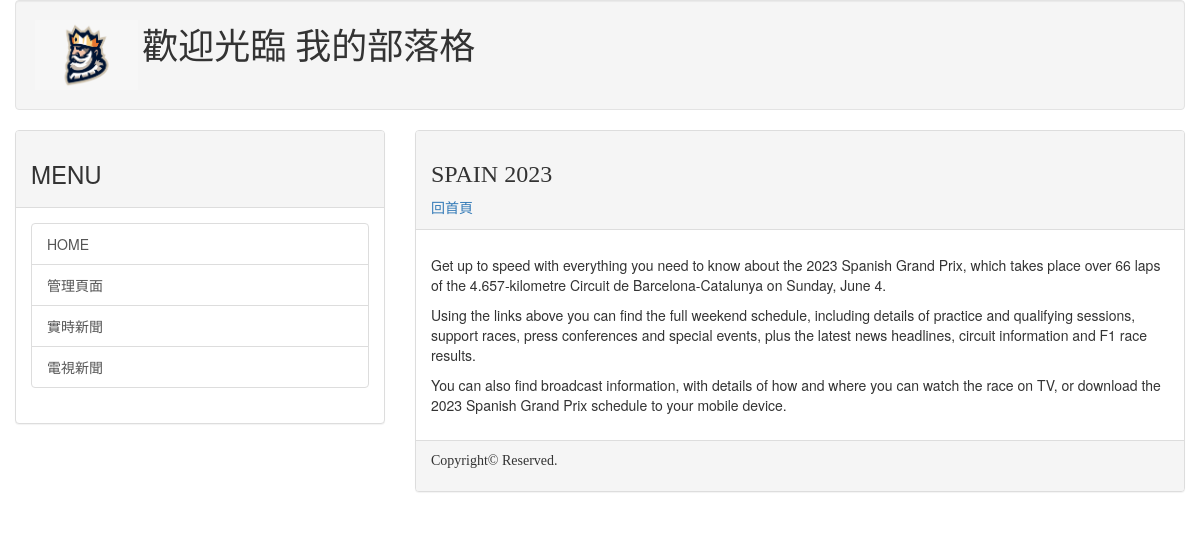
The page /post/SPAIN/ on the database as committed earlier.
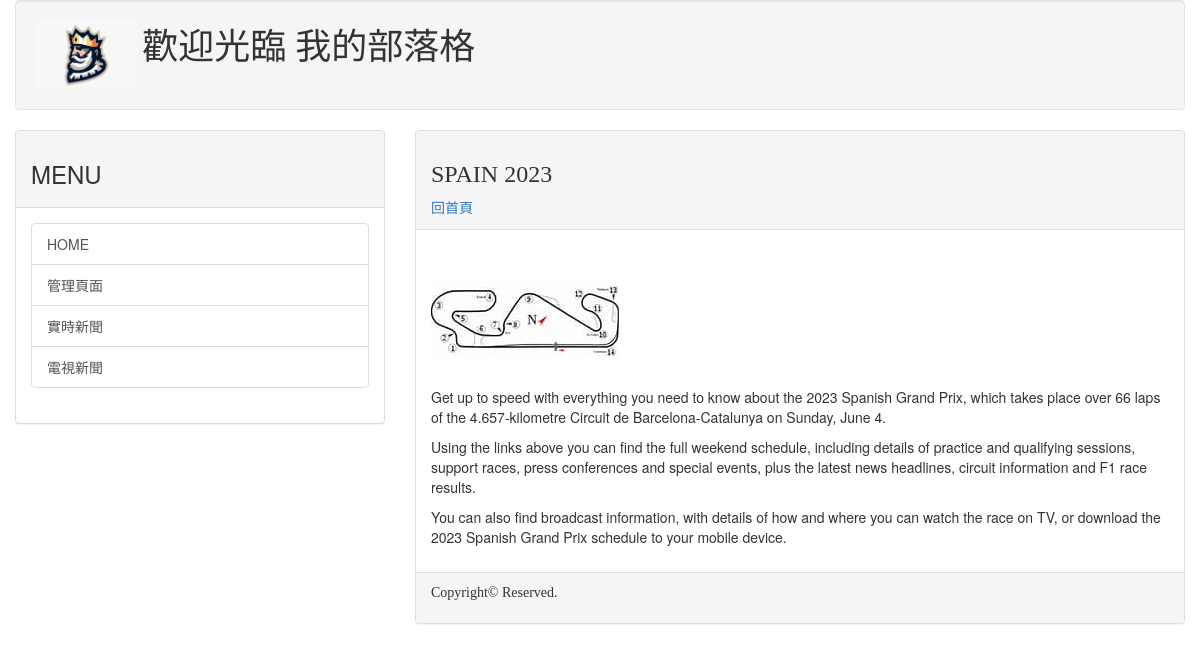
The same page on the database as committed later.
### mainsite/models.py (models this page shows, shortened)
class Post(models.Model):
    title = models.CharField(max_length=200)
    slug = models.CharField(max_length=200)
    body = models.TextField()
    pub_date = models.DateTimeField(default=timezone.now)
    class Meta:
        ordering = ( '-pub_date',)

### mainsite/views.py (the view)
# urls.py: path('post/<slug:slug>/', showpost),
def showpost(request, slug):
    template = get_template('post.html')
    try:
        post = Post.objects.get(slug=slug)
        if post != None:
            html = template.render(locals())
        return HttpResponse(html)
    except:
        return redirect('/')

### templates/post.html (shortened to what this page needs)
{% extends 'base.html' %}
{% load markdown_deux_tags %}
{% block headmessage %}
<h3 style='font-family:微軟正黑體;'>{{ post.title }}</h3>
<a style='font-family:微軟正黑體;' href='/'>回首頁</a>
{% endblock %}
{% block content %}
<p style='font-family:微軟正黑體;font-size:12pt;letter-spacing:2pt;'>
{{ post.body | safe | markdown }}
</p>
{% endblock %}

Rows that differ between the two databases and show on the page:
changed Post: body: picture added
